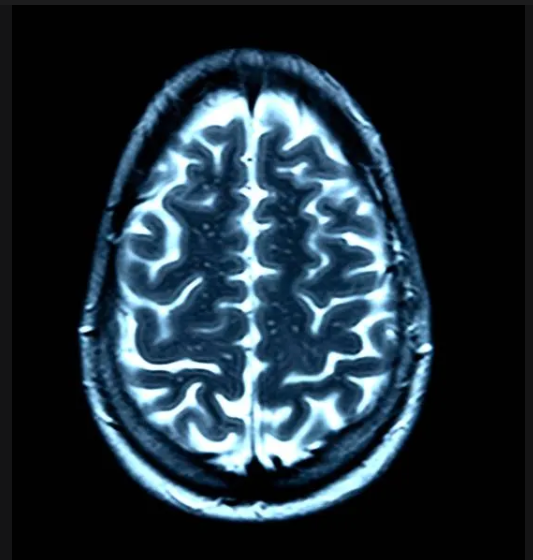
#> input picture Micro-Project/mri_slice.png, 533 x 560 px
$ python FourierTransformCaseStudy.py
#> lines starting #> are read from the running program, lines starting #| are printed output that depends on the picture
import numpy as np
import matplotlib.pyplot as plt
from matplotlib.patches import Circle
from PIL import Image


def load_grayscale_image(path, target_size=None):
    """Load an image, convert to grayscale float32 in [0, 1]."""
    img = Image.open(path).convert("L")  # L = 8‑bit grayscale
    if target_size is not None:
        img = img.resize(target_size, Image.BILINEAR)
    img = np.asarray(img, dtype=np.float32)
    img = img / 255.0
    return img


def compute_fft2(image):
    """Compute centered 2D FFT and log‑magnitude spectrum."""
    F = np.fft.fft2(image)
    F_shift = np.fft.fftshift(F)
    magnitude = np.abs(F_shift)
    log_magnitude = np.log1p(magnitude)  # log(1 + |F|)
    return F, F_shift, log_magnitude


def make_circular_masks(shape, low_radius_frac=0.1, high_radius_frac=0.25):
    """
    Create low‑pass and high‑pass circular masks.

    low_radius_frac, high_radius_frac are relative to min(H, W)/2.
    """
    h, w = shape
    cy, cx = h // 2, w // 2
    Y, X = np.ogrid[:h, :w]
    dist = np.sqrt((X - cx) ** 2 + (Y - cy) ** 2)

    max_radius = min(h, w) / 2.0
    low_radius = low_radius_frac * max_radius
    high_radius = high_radius_frac * max_radius

    low_pass_mask = dist <= low_radius
    high_pass_mask = dist >= high_radius

    return low_pass_mask.astype(np.float32), high_pass_mask.astype(np.float32), (
        low_radius,
        high_radius,
        (cx, cy),
    )


def reconstruct_from_fft(F_shift, mask):
    """Apply mask in frequency domain and reconstruct spatial image."""
    F_shift_masked = F_shift * mask
    F_unshift = np.fft.ifftshift(F_shift_masked)
    img_rec = np.fft.ifft2(F_unshift)
    img_rec = np.real(img_rec)
    # Normalize to [0, 1] for display
    img_min, img_max = img_rec.min(), img_rec.max()
    if img_max > img_min:
        img_rec = (img_rec - img_min) / (img_max - img_min)
    else:
        img_rec = np.zeros_like(img_rec)
    return img_rec


def main():

    # 1. Load MRI/CT slice
    image_path = "mri_slice.png"  # put your MRI/CT PNG/JPG here
    img = load_grayscale_image(image_path, target_size=None)
#> in load_grayscale_image, `img = Image.open(path).convert("L")`:
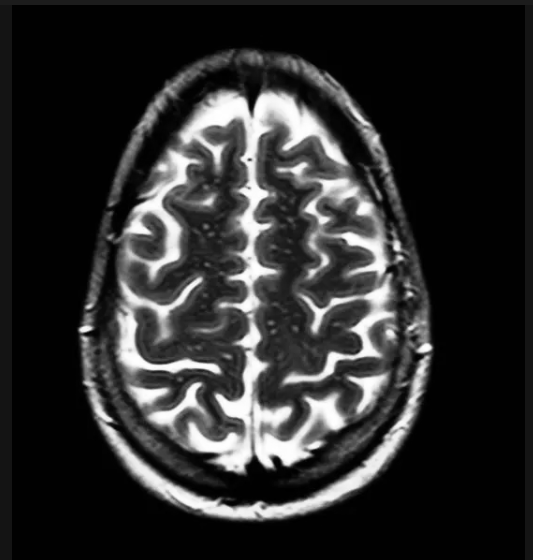
#> img: PIL image 533x560 L; min 0, max 255, mean 44.8

    # 2. Compute FFT and magnitude spectrum
    F, F_shift, log_mag = compute_fft2(img)
#> in compute_fft2, `log_magnitude = np.log1p(magnitude)`:
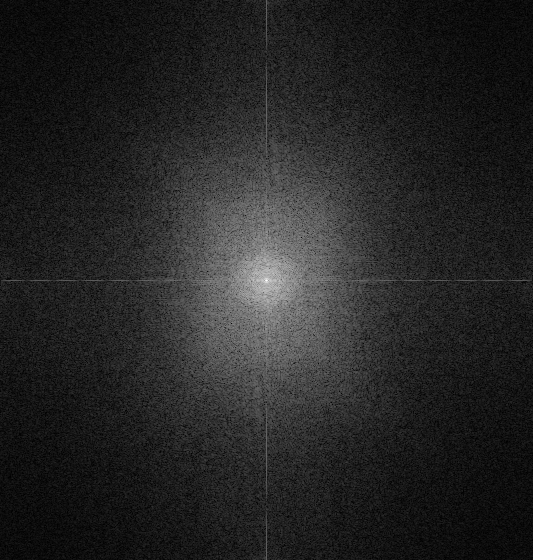
#> log_magnitude: shape (560, 533) float64; min 0.00118, max 10.87, mean 1.6; drawn with min black and max white

    # 3. Build low‑pass and high‑pass masks
    low_mask, high_mask, (low_r, high_r, center) = make_circular_masks(
        img.shape, low_radius_frac=0.12, high_radius_frac=0.28
    )
#> low_r = 31.98; high_r = 74.62; center = (266, 280)

    # 4. Reconstruct low‑frequency and high‑frequency images
    img_low = reconstruct_from_fft(F_shift, low_mask)
#> in reconstruct_from_fft, `img_rec = np.real(img_rec)`:
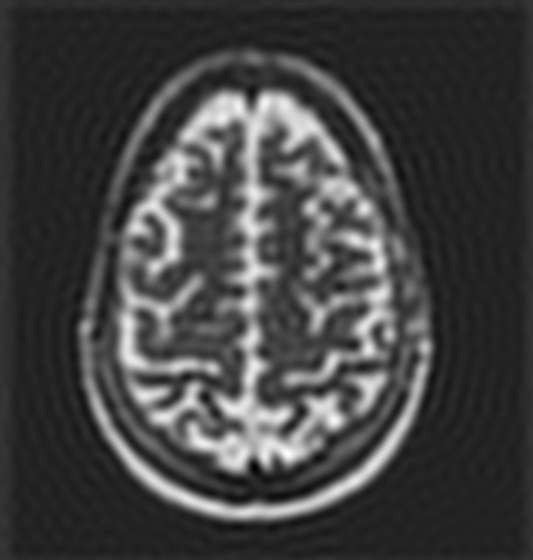
#> img_rec: shape (560, 533) float64; min -0.186, max 1.19, mean 0.176; drawn with min black and max white
#> in reconstruct_from_fft, `img_min, img_max = img_rec.min(), img_rec.max()`: img_min = -0.186; img_max = 1.19
    img_high = reconstruct_from_fft(F_shift, high_mask)
#> in reconstruct_from_fft (call 2), `img_rec = np.real(img_rec)`:
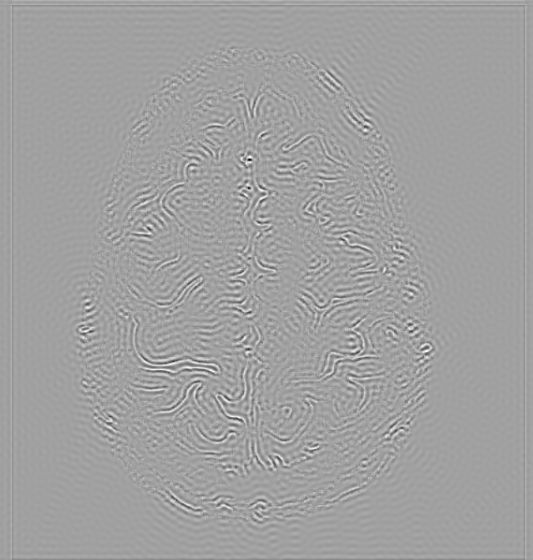
#> img_rec: shape (560, 533) float64; min -0.326, max 0.191, mean -2.98e-21; drawn with min black and max white
#> in reconstruct_from_fft (call 2), `img_min, img_max = img_rec.min(), img_rec.max()`: img_min = -0.326; img_max = 0.191

    # 5. Plot results
    fig, axes = plt.subplots(2, 3, figsize=(12, 8))
    ax_orig, ax_fft, ax_fft_overlay, ax_low, ax_high, ax_masks = axes.ravel()

    # Original image
    ax_orig.imshow(img, cmap="gray")
    ax_orig.set_title("Original MRI/CT (Spatial Domain)")
    ax_orig.axis("off")

    # Magnitude spectrum
    ax_fft.imshow(log_mag, cmap="gray")
    ax_fft.set_title("Log Magnitude Spectrum\n(Frequency Domain)")
    ax_fft.axis("off")

    # Magnitude spectrum with low/high‑freq rings
    ax_fft_overlay.imshow(log_mag, cmap="gray")
    cy, cx = center
#> cy = 266; cx = 280
    low_circle = Circle((cx, cy), low_r, edgecolor="lime", facecolor="none", linewidth=1.5)
    high_circle = Circle((cx, cy), high_r, edgecolor="red", facecolor="none", linewidth=1.5)
    ax_fft_overlay.add_patch(low_circle)
    ax_fft_overlay.add_patch(high_circle)
    ax_fft_overlay.set_title("Low vs High Frequencies\n(green: low, red: high)")
    ax_fft_overlay.axis("off")

    # Low‑frequency reconstruction
    ax_low.imshow(img_low, cmap="gray")
    ax_low.set_title("Low‑Frequency Image\n(overall structure)")
    ax_low.axis("off")

    # High‑frequency reconstruction
    ax_high.imshow(img_high, cmap="gray")
    ax_high.set_title("High‑Frequency Image\n(edges / noise)")
    ax_high.axis("off")

    # Visualize masks
    ax_masks.imshow(low_mask + high_mask, cmap="gray")
    ax_masks.set_title("Masks in Frequency Domain\nwhite=kept, black=removed")
    ax_masks.axis("off")

    plt.tight_layout()
    plt.show()
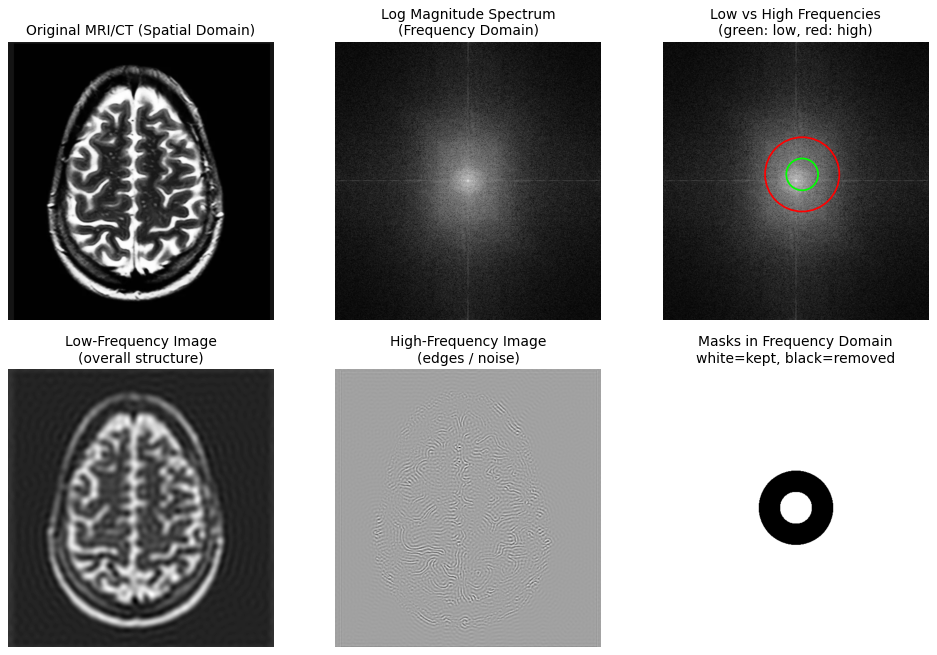
#> figure drawn by matplotlib, 6 panels


if __name__ == "__main__":
    main()
